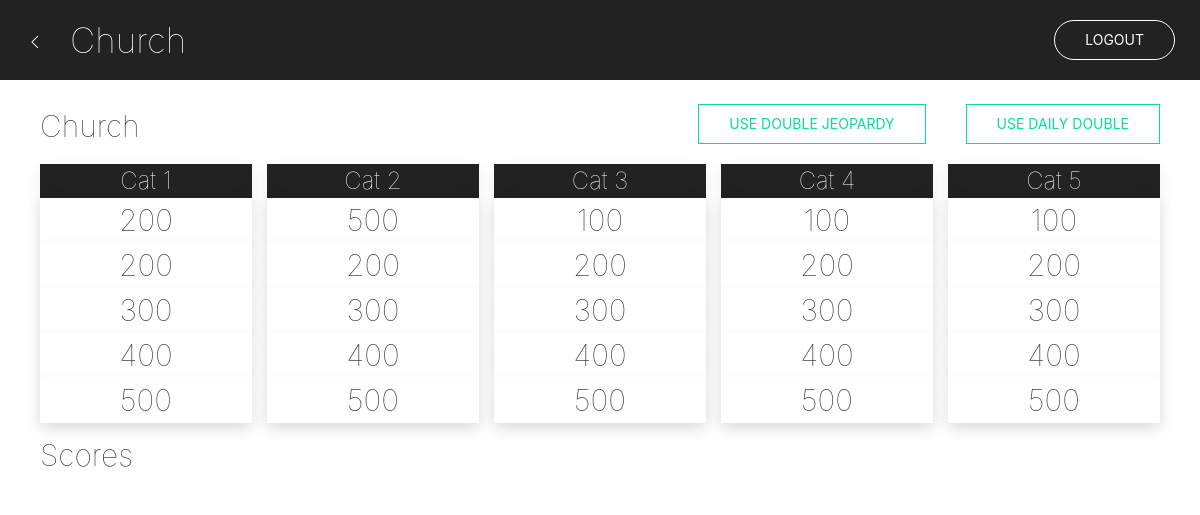
Page /quiz.php?id=6 (signed in) on the committed database.
### tables this page shows
CREATE TABLE IF NOT EXISTS `quiz` (
  `id` int(50) NOT NULL AUTO_INCREMENT,
  `start_time` date NOT NULL,
  `end_time` date NOT NULL,
  `title` varchar(100) NOT NULL,
  `ongoing_flag` int(11) NOT NULL DEFAULT '0',
  `curr_chance` int(10) NOT NULL,
  `c1` varchar(100) NOT NULL,
  `c2` varchar(100) NOT NULL,
  `c3` varchar(100) NOT NULL,
  `c4` varchar(100) NOT NULL,
  `c5` varchar(100) NOT NULL,
  PRIMARY KEY (`id`)
);

CREATE TABLE IF NOT EXISTS `questions` (
  `id` int(11) NOT NULL AUTO_INCREMENT,
  `quiz_id` int(11) NOT NULL,
  `english` varchar(500) NOT NULL,
  `malyalam` varchar(500) NOT NULL,
  `points` int(50) NOT NULL,
  `custom_points` int(10) NOT NULL,
  `category` int(10) NOT NULL,
  PRIMARY KEY (`id`)
);

### quiz.php (the view, shortened to what this page needs)
<?php
include "include/db.php";
$id = $_GET["id"];
$sql = "select curr_chance from quiz where id  = $id";
$result = $conn->query($sql);
$row = $result->fetch_assoc();
$curr = $row["curr_chance"];
$sql = "select * from quiz where id= $id";
$result = $conn->query($sql);
$row = $result->fetch_assoc();
$qtitle = $row["title"];
$sql = "select * from doubletable where userid = $curr";
$result = $conn->query($sql);
$row = $result->fetch_assoc();
$dd = $row["dd_flag"];
$dj = $row["dj_flag"];
?>
<!DOCTYPE html>
<html>
<head>
    <link href="css/style.css" rel="stylesheet">
    <link href="css/uikit.min.css" type="text/css" rel="stylesheet" media="screen,projection"/>
    <link href="css/style.css" type="text/css" rel="stylesheet" media="screen,projection"/>
    <link type="text/css" rel="stylesheet" href="css/customgrid.css"/>
</head>
<body onload="formgrid(<?php echo $_GET["id"] ?>)">
<div uk-sticky="media: 960" class="uk-navbar-container tm-navbar-container uk-sticky" style="">
    <div class="uk-container uk-container-expand">
        <nav class="uk-navbar-container " uk-navbar>
            <div class="uk-navbar-left">
                <a href="home.php" style="color: #ffffff;">
                    <span class="uk-icon uk-margin-small-right" uk-icon="icon: chevron-left"
                          style="color: #ffffff;"></span>
                </a>
                <a class="uk-navbar-item uk-logo" href="index.php">Church</a>
            </div>
            <div class="uk-navbar-right">
                <a href="apis/logout.php" class=" uk-button uk-button-default navbar-button">Logout</a>
            </div>
        </nav>
    </div>
</div>
<br>
<div class="uk-container ">
    <div class="uk-margin-remove-bottom" uk-grid>
        <div class="uk-width-1-2 uk-margin-remove-bottom"><h4
                    class="uk-text-lead uk-margin-remove-bottom"><?php echo $qtitle; ?></h4></div>
        <div class="uk-width-1-2 uk-margin-remove-bottom">
            <?php
            if ($dd != 0) {
                ?>
                <button class="uk-button uk-button-default uk-margin-remove-bottom uk-disabled uk-align-right doublered"
                        id="dailydoublebtn">Use Daily Double
                </button>
                <?php
            } else { ?>
                <button class="uk-button uk-button-default uk-margin-remove-bottom uk-align-right doublegreen"
                        id="dailydoublebtn" onclick="dailyteam(<?php echo $curr; ?>)">Use Daily Double
                </button>
                <?php
            }
            if ($dj != 0) {
                ?>
                <button class="uk-button uk-button-default uk-margin-remove-bottom uk-disabled uk-align-right doublered"
                        id="dailydoublebtn">Use Double Jeopardy
                </button>
            <?php } else { ?>
                <button class="uk-button uk-button-default uk-margin-remove-bottom uk-align-right doublegreen"
                        id="doublejeopardybtn" onclick="jeopardyteam(<?php echo $curr; ?>)">Use Double Jeopardy
                </button>
            <?php } ?>
        </div>
    </div>
    <div class="uk-grid-small uk-child-width-expand@s uk-text-center " uk-grid
         uk-height-match="target: > div > .uk-card">
        <div>
            <div class="uk-card uk-card-default uk-card-body  uk-card-secondary uk-padding-remove">
                <h3 class="uk-card-title uk-margin-small uk-text-break" id="cn1">Cat 1</h3>
            </div>
        </div>
        <div>
            <div class="uk-card uk-card-default uk-card-body  uk-card-secondary uk-padding-remove">
                <h3 class="uk-card-title uk-margin-small uk-text-break" id="cn2">Cat 2</h3>
            </div>
        </div>
        <div>
            <div class="uk-card uk-card-default uk-card-body uk-card-secondary uk-padding-remove">
                <h3 class="uk-card-title uk-margin-small uk-text-break" id="cn3">Cat 3</h3></div>
        </div>
        <div>
            <div class="uk-card uk-card-default uk-card-body uk-card-secondary uk-padding-remove">
                <h3 class="uk-card-title uk-margin-small uk-text-break" id="cn4">Cat 4</h3></div>
        </div>
        <div>
            <div class="uk-card uk-card-default uk-card-body uk-card-secondary uk-padding-remove">
                <h3 class="uk-card-title uk-margin-small uk-text-break" id="cn5">Cat 5</h3></div>
        </div>
    </div>
    <div class="uk-grid-small uk-child-width-expand@s uk-text-center uk-margin-remove-top" uk-grid
         uk-height-match="target: > div > .uk-card">
        <div>
            <div class="uk-card uk-card-default uk-card-body   uk-padding-remove">
                <div class="uk-card uk-card-default uk-card-body uk-padding-remove gridcell"
                     onclick="loadquestions(<?php echo $_GET["id"] ?>,1,100);" id="1100">
                    <span class="uk-text-lead"><?php echo getpoints(1,100); ?></span>
                </div>
                <div class="uk-card uk-card-default uk-card-body uk-padding-remove gridcell"
                     onclick="loadquestions(<?php echo $_GET["id"] ?>,1,200);" id="1200">
                    <span class="uk-text-lead"><?php echo getpoints(1,200); ?></span>
                </div>
                <div class="uk-card uk-card-default uk-card-body uk-padding-remove gridcell"
                     onclick="loadquestions(<?php echo $_GET["id"] ?>,1,300);" id="1300">
                    <span class="uk-text-lead"><?php echo getpoints(1,300); ?></span>
                </div>
                <div class="uk-card uk-card-default uk-card-body uk-padding-remove gridcell"
                     onclick="loadquestions(<?php echo $_GET["id"] ?>,1,400);" id="1400">
                    <span class="uk-text-lead"><?php echo getpoints(1,400); ?></span>
                </div>
                <div class="uk-card uk-card-default uk-card-body uk-padding-remove gridcell"
                     onclick="loadquestions(<?php echo $_GET["id"] ?>,1,500);" id="1500">
                    <span class="uk-text-lead"><?php echo getpoints(1,500); ?></span>
                </div>
            </div>
        </div>
        <div>
            <div class="uk-card uk-card-default uk-card-body uk-padding-remove ">
                <div class="uk-card uk-card-default uk-card-body uk-padding-remove gridcell"
                     onclick="loadquestions(<?php echo $_GET["id"] ?>,2,100);" id="2100">
                    <span class="uk-text-lead"><?php echo getpoints(2,100); ?></span>
                </div>
                <div class="uk-card uk-card-default uk-card-body uk-padding-remove gridcell"
                     onclick="loadquestions(<?php echo $_GET["id"] ?>,2,200);" id="2200">
                    <span class="uk-text-lead"><?php echo getpoints(2,200); ?></span>
                </div>
                <div class="uk-card uk-card-default uk-card-body uk-padding-remove gridcell"
                     onclick="loadquestions(<?php echo $_GET["id"] ?>,2,300);" id="2300">
                    <span class="uk-text-lead"><?php echo getpoints(2,300); ?></span>
                </div>
                <div class="uk-card uk-card-default uk-card-body uk-padding-remove gridcell"
                     onclick="loadquestions(<?php echo $_GET["id"] ?>,2,400);" id="2400">
                    <span class="uk-text-lead"><?php echo getpoints(2,400); ?></span>
                </div>
                <div class="uk-card uk-card-default uk-card-body uk-padding-remove gridcell"
                     onclick="loadquestions(<?php echo $_GET["id"] ?>,2,500);" id="2500">
                    <span class="uk-text-lead"><?php echo getpoints(2,500); ?></span>
                </div>
            </div>
        </div>
        <div>
            <div class="uk-card uk-card-default uk-card-body uk-padding-remove">
                <div class="uk-card uk-card-default uk-card-body uk-padding-remove gridcell"
                     onclick="loadquestions(<?php echo $_GET["id"] ?>,3,100);" id="3100">
                    <span class="uk-text-lead"><?php echo getpoints(3,100); ?></span>
                </div>
                <div class="uk-card uk-card-default uk-card-body uk-padding-remove gridcell"
                     onclick="loadquestions(<?php echo $_GET["id"] ?>,3,200);" id="3200">
                    <span class="uk-text-lead"><?php echo getpoints(3,200); ?></span>
                </div>
                <div class="uk-card uk-card-default uk-card-body uk-padding-remove gridcell"
                     onclick="loadquestions(<?php echo $_GET["id"] ?>,3,300);" id="3300">
                    <span class="uk-text-lead"><?php echo getpoints(3,300); ?></span>
                </div>
                <div class="uk-card uk-card-default uk-card-body uk-padding-remove gridcell"
                     onclick="loadquestions(<?php echo $_GET["id"] ?>,3,400);" id="3400">
                    <span class="uk-text-lead"><?php echo getpoints(3,400); ?></span>
                </div>
                <div class="uk-card uk-card-default uk-card-body uk-padding-remove gridcell"
                     onclick="loadquestions(<?php echo $_GET["id"] ?>,3,500);" id="3500">
                    <span class="uk-text-lead"><?php echo getpoints(3,500); ?></span>
                </div>
            </div>
        </div>
        <div>
            <div class="uk-card uk-card-default uk-card-body  uk-padding-remove">
                <div class="uk-card uk-card-default uk-card-body uk-padding-remove gridcell"
                     onclick="loadquestions(<?php echo $_GET["id"] ?>,4,100);" id="4100">
                    <span class="uk-text-lead"><?php echo getpoints(4,100); ?></span>
                </div>
                <div class="uk-card uk-card-default uk-card-body uk-padding-remove gridcell"
                     onclick="loadquestions(<?php echo $_GET["id"] ?>,4,200);" id="4200">
                    <span class="uk-text-lead"><?php echo getpoints(4,200); ?></span>
                </div>
                <div class="uk-card uk-card-default uk-card-body uk-padding-remove gridcell"
                     onclick="loadquestions(<?php echo $_GET["id"] ?>,4,300);" id="4300">
                    <span class="uk-text-lead"><?php echo getpoints(4,300); ?></span>
                </div>
                <div class="uk-card uk-card-default uk-card-body uk-padding-remove gridcell"
                     onclick="loadquestions(<?php echo $_GET["id"] ?>,4,400);" id="4400">
                    <span class="uk-text-lead"><?php echo getpoints(4,400); ?></span>
                </div>
                <div class="uk-card uk-card-default uk-card-body uk-padding-remove gridcell"
                     onclick="loadquestions(<?php echo $_GET["id"] ?>,4,500);" id="4500">
                    <span class="uk-text-lead"><?php echo getpoints(4,500); ?></span>
                </div>
            </div>
        </div>
        <div>
            <div class="uk-card uk-card-default uk-card-body y uk-padding-remove">
                <div class="uk-card uk-card-default uk-card-body uk-padding-remove gridcell"
                     onclick="loadquestions(<?php echo $_GET["id"] ?>,5,100);" id="5100">
                    <span class="uk-text-lead"><?php echo getpoints(5,100); ?></span>
                </div>
                <div class="uk-card uk-card-default uk-card-body uk-padding-remove gridcell"
                     onclick="loadquestions(<?php echo $_GET["id"] ?>,5,200);" id="5200">
                    <span class="uk-text-lead"><?php echo getpoints(5,200); ?></span>
                </div>
                <div class="uk-card uk-card-default uk-card-body uk-padding-remove gridcell"
                     onclick="loadquestions(<?php echo $_GET["id"] ?>,5,300);" id="5300">
                    <span class="uk-text-lead"><?php echo getpoints(5,300); ?></span>
                </div>
                <div class="uk-card uk-card-default uk-card-body uk-padding-remove gridcell"
                     onclick="loadquestions(<?php echo $_GET["id"] ?>,5,400);" id="5400">
                    <span class="uk-text-lead"><?php echo getpoints(5,400); ?></span>
                </div>
                <div class="uk-card uk-card-default uk-card-body uk-padding-remove gridcell"
                     onclick="loadquestions(<?php echo $_GET["id"] ?>,5,500);" id="5500">
                    <span class="uk-text-lead"><?php echo getpoints(5,500); ?></span>
                </div>
            </div>
        </div>
    </div>
    <h4 class="uk-text-lead uk-margin-small">Scores</h4>
</div>
</body>
</html>
<?php
function getpoints($cat,$points){
    include "include/db.php";
    $quiz = $_GET["id"];
    $sql = "select custom_points from questions where category =". $cat ." and points = ". $points ." and quiz_id =". $quiz;
    $result = $conn->query($sql);
    if($row = $result->fetch_assoc()){
        return $row["custom_points"];
    }
    else{
        return $points;
    }
}
?>

### css/style.css (style rules this page uses)
.uk-navbar-container { background-color: #222222 !important; }
.uk-logo { font-size: 35px; font-weight: 100; color: #ffffff; }
a, h1, h2, h3, h4, h5, h6 { font-weight: 100; }
a, input { border-color: #222222 !important; }
.navbar-button { border-radius: 500px; color: #fff !important; border-color: #fff !important; }
.gridcell { border-color: #222222 !important; border-width: thick; }
.uk-text-lead { font-weight: 100; font-size: 30px; }
.gridcell { border-color: #222222 !important; border: 2px !important; }
.doublegreen { color: #05dd9b; border-color: #05dd9b; }

### rows in the picture
quiz: title "Church"
questions: custom_points "200"
questions: custom_points "500"

### other values in the picture
getpoints(1,200) "200"
getpoints(1,300) "300"
getpoints(1,400) "400"
getpoints(1,500) "500"
getpoints(2,200) "200"
getpoints(2,300) "300"
getpoints(2,400) "400"
getpoints(2,500) "500"
getpoints(3,100) "100"
getpoints(3,200) "200"
getpoints(3,300) "300"
getpoints(3,400) "400"
getpoints(3,500) "500"
getpoints(4,100) "100"
getpoints(4,200) "200"
